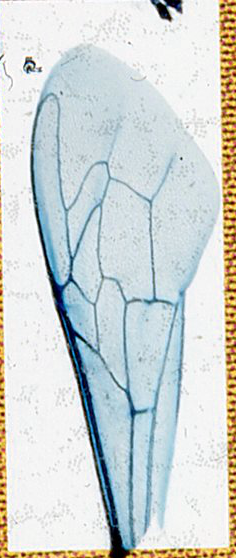
#> input picture src/1.png, 236 x 558 px
$ python -i rotation_aile.py   (imports and definitions only)
#> lines starting #> are read from the running program, lines starting #| are printed output that depends on the picture; after the words box and inside, x2 and y2 are one past the last pixel; in counts of white or black regions, pixels touching at a corner belong together
import cv2
import numpy as np
import matplotlib.pyplot as plt
from skimage.transform import rotate
import skimage.io as sk
import skimage.color as skc
import skimage.filters as skf
import skimage.morphology as morpho
from skimage.util import img_as_float

def rotate_wing(img_path):
#> called with img_path = '1.png'
    image = sk.imread(img_path)
#> image is the input picture: shape (558, 236, 3); mean R, G, B 208.4, 214.5, 213.1
    shape = image.shape
#> shape = (558, 236, 3)

    # Vérifier si l'image est en niveaux de gris
    if len(shape) == 2:
        image_gray = image
    else:
        image_gray = skc.rgb2gray(image)
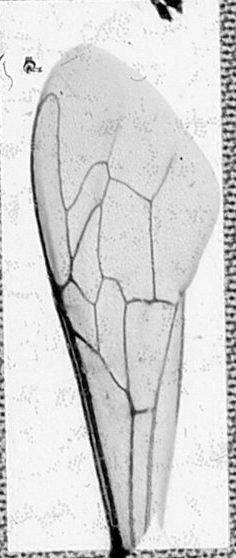
#> image_gray: shape (558, 236) float64; min 0, max 1, mean 0.836

    A = np.zeros(shape)
    # Seuillage
    o = skf.threshold_otsu(image_gray)
#> o = 0.639
    o = o/1.5
#> o = 0.426
    image_gray[image_gray < o] = 0
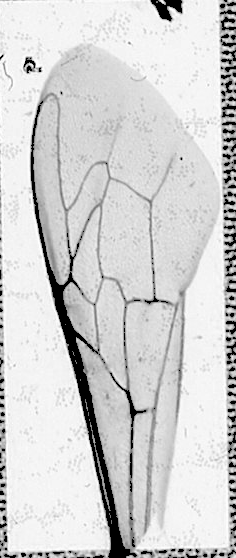
#> image_gray: shape (558, 236) float64; 5.03% of pixels changed, all inside (x1, y1, x2, y2) = (0, 0, 236, 558)
    image_gray[image_gray > o] = 1
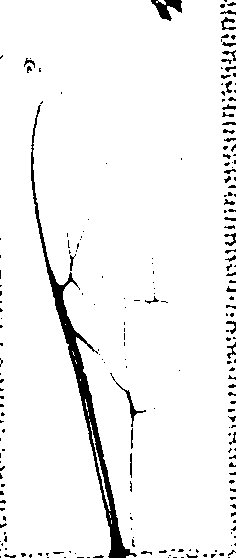
#> image_gray: shape (558, 236) float64; values 0 (black) and 1 (white), 95% white; 217 black regions (169 under 20 px), largest, box (x1, y1, x2, y2) and area: (31, 105, 137, 558) 3433, (151, 0, 182, 21) 329, (110, 373, 146, 427) 173


    rectan = morpho.rectangle(10, 3)
    image_ouv = morpho.binary_closing(image_gray, rectan)
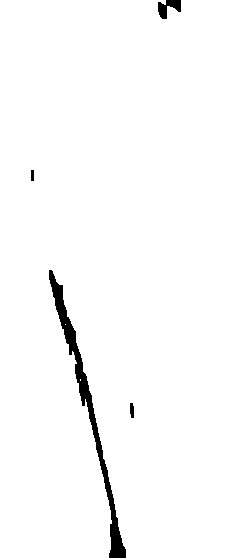
#> image_ouv: shape (558, 236) bool; 98% white; 4 black regions, box (x1, y1, x2, y2) and area: (49, 270, 126, 558) 2312, (158, 0, 181, 19) 251, (130, 403, 134, 418) 53, (31, 170, 34, 181) 33
    image_f = morpho.binary_opening(image_ouv, rectan)
#> image_f: shape (558, 236) bool; 97.9% white; 4 black regions, box (x1, y1, x2, y2) and area: (49, 270, 126, 558) 2343, (158, 0, 181, 19) 278, (130, 403, 134, 418) 53, (31, 170, 34, 181) 33
    image_ero = morpho.binary_dilation(image_f, morpho.square(5))
#> image_ero: shape (558, 236) bool; 99.2% white; 19 black regions (15 under 20 px), largest, box (x1, y1, x2, y2) and area: (51, 276, 77, 353) 346, (111, 512, 124, 558) 273, (77, 354, 94, 423) 247, (160, 0, 179, 17) 141
    image_ero = morpho.binary_dilation(image_f, morpho.rectangle(13, 3))
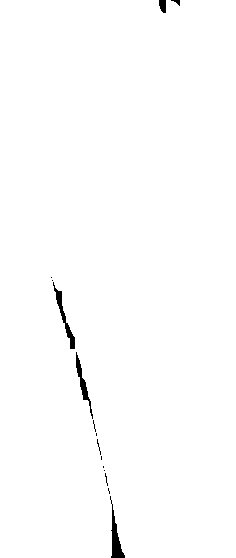
#> image_ero: shape (558, 236) bool; 99.2% white; 15 black regions (10 under 20 px), largest, box (x1, y1, x2, y2) and area: (110, 496, 125, 558) 324, (53, 282, 75, 349) 292, (76, 352, 93, 419) 248, (159, 0, 166, 13) 77, (171, 0, 180, 6) 25

    seuil = 0.5
    image_binaire = (image_ero > seuil).astype(np.uint8)

    # plt.imshow(image_binaire, cmap='gray')

    # plt.show()

    lines = cv2.HoughLinesP(image_binaire, 1, np.pi / 180, threshold=100, minLineLength=100, maxLineGap=10)
#> lines = 278 rows, first 6: [5, 557, 230, 0], [2, 0, 227, 557], [0, 11, 198, 557], [7, 557, 235, 19], [31, 557, 235, 24], [0, 528, 224, 0]

    if lines is not None:
        max_length = 0
        for line in lines:
            x1, y1, x2, y2 = line[0]
            cv2.line(image_binaire, (x1, y1), (x2, y2), (255, 255, 255), 1)
#> this loop made 278 passes
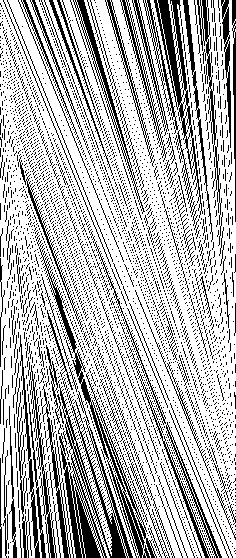
#> image_binaire: shape (558, 236); min 0, max 255, mean 181.4

        # plt.imshow(image_binaire, cmap='gray')
        # plt.show()
        angles = []
        for line in lines:
            x1, y1, x2, y2 = line[0]
            angle = np.arctan2(y2 - y1, x2 - x1) * 180 / np.pi
            angles.append(angle)
#> this loop made 278 passes
#> (x1, y1, x2, y2, angle) on passes 1 to 3: (5, 557, 230, 0, -68), (2, 0, 227, 557, 68), (0, 11, 198, 557, 70.07)
#> after the loop, angles = 278 values, max 89.17 at index 115, min -80.01 at index 7, mean 72.71

        ang = np.abs(np.median(angles))
#> ang = 72.11


        image_rot = rotate(image, -(90-ang), resize=False, center=None, order=None,
                           mode='constant', cval=1)
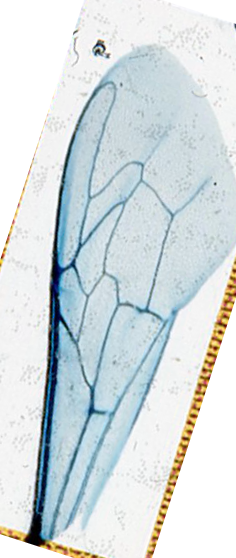
#> image_rot: shape (558, 236, 3) float64; mean R, G, B 0.838, 0.87, 0.879

        return image_rot, ang
    else:
        return image, 0

# [9 lines of commented-out code are left out]

>>> result = rotate_wing('1.png')

$ run again, on src/10.png
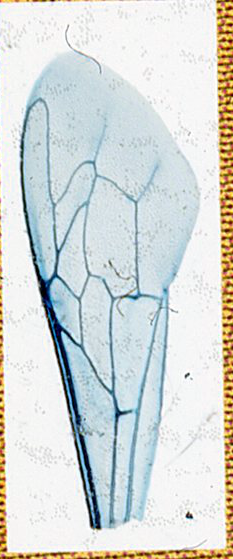
#> input picture src/10.png, 233 x 559 px
#> in rotate_wing, image is the input picture: shape (559, 233, 3); mean R, G, B 214.5, 219.1, 216.7
#> in rotate_wing, `o = skf.threshold_otsu(image_gray)`: o = 0.662
#> in rotate_wing, `o = o/1.5`: o = 0.441
#> image_ouv: shape (559, 233) bool; 98.9% white; 2 black regions, box (x1, y1, x2, y2) and area: (40, 278, 81, 428) 986, (81, 436, 100, 529) 425
#> image_f: shape (559, 233) bool; 98.9% white; 2 black regions, box (x1, y1, x2, y2) and area: (40, 278, 81, 428) 991, (81, 436, 100, 529) 425
#> lines = 266 rows, first 6: [122, 558, 220, 0], [74, 558, 114, 0], [0, 543, 155, 0], [34, 0, 43, 558], [91, 558, 180, 0], [25, 558, 175, 0]
#> the loop in rotate_wing, `for line in lines:` made 266 passes
#> after the loop in rotate_wing, `for line in lines:`:
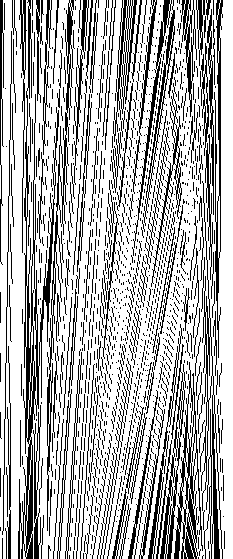
#> image_binaire: shape (559, 233); min 0, max 255, mean 177.9
#> the loop in rotate_wing, `for line in lines:` made 266 passes
#> (x1, y1, x2, y2, angle) on passes 1 to 3: (122, 558, 220, 0, -80.04), (74, 558, 114, 0, -85.9), (0, 543, 155, 0, -74.07)
#> after the loop in rotate_wing, `for line in lines:`: angles = 266 values, max 89.46 at index 251, min -90 at index 13, mean -52.96
#> ang = 84.06
#> in rotate_wing, `image_rot = rotate(image, -(90-ang), resize=False, center=None, order=..`:
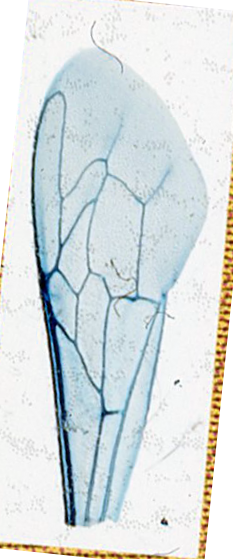
#> image_rot: shape (559, 233, 3) float64; mean R, G, B 0.852, 0.878, 0.881

$ run again, on src/11.png
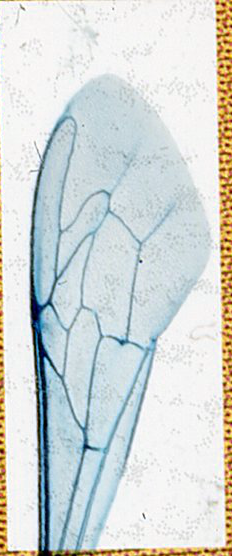
#> input picture src/11.png, 232 x 556 px
#> in rotate_wing, image is the input picture: shape (556, 232, 3); mean R, G, B 212.2, 217.3, 215.3
#> in rotate_wing, `o = skf.threshold_otsu(image_gray)`: o = 0.674
#> in rotate_wing, `o = o/1.5`: o = 0.449
#> image_ouv: shape (556, 232) bool; 98.3% white; 9 black regions (2 under 20 px), largest, box (x1, y1, x2, y2) and area: (30, 266, 52, 556) 1832, (37, 397, 41, 459) 194, (31, 251, 34, 264) 39
#> image_f: shape (556, 232) bool; 98.1% white; 5 black regions (2 under 20 px), largest, box (x1, y1, x2, y2) and area: (30, 237, 52, 556) 2383, (84, 438, 87, 449) 33, (57, 550, 61, 556) 23
#> lines = 239 rows, first 6: [34, 555, 152, 0], [146, 555, 204, 0], [46, 0, 195, 555], [60, 0, 198, 555], [39, 0, 157, 555], [5, 0, 103, 555]
#> the loop in rotate_wing, `for line in lines:` made 239 passes
#> after the loop in rotate_wing, `for line in lines:`:
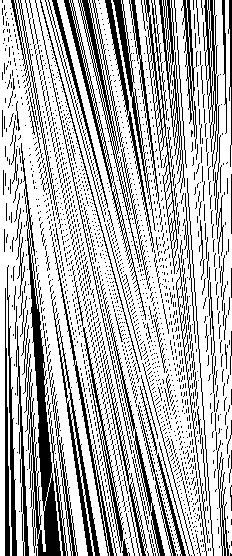
#> image_binaire: shape (556, 232); min 0, max 255, mean 181.2
#> the loop in rotate_wing, `for line in lines:` made 239 passes
#> (x1, y1, x2, y2, angle) on passes 1 to 3: (34, 555, 152, 0, -78), (146, 555, 204, 0, -84.03), (46, 0, 195, 555, 74.97)
#> after the loop in rotate_wing, `for line in lines:`: angles = 239 values, max 89.14 at index 103, min -90 at index 17, mean 76.07
#> ang = 81.03
#> in rotate_wing, `image_rot = rotate(image, -(90-ang), resize=False, center=None, order=..`:
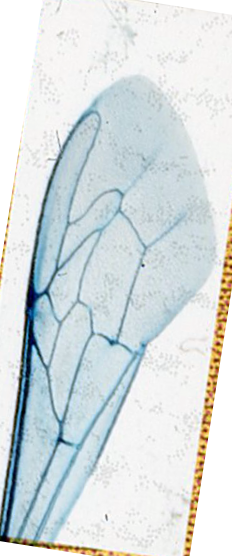
#> image_rot: shape (556, 232, 3) float64; mean R, G, B 0.844, 0.873, 0.878

$ run again, on src/12.png
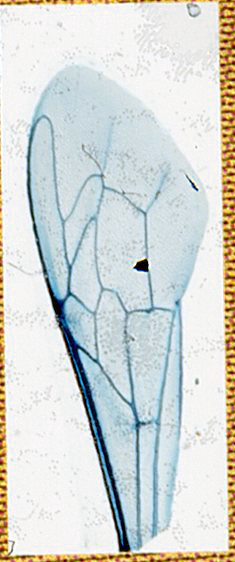
#> input picture src/12.png, 235 x 562 px
#> in rotate_wing, image is the input picture: shape (562, 235, 3); mean R, G, B 213.1, 217, 213.6
#> in rotate_wing, `o = skf.threshold_otsu(image_gray)`: o = 0.654
#> in rotate_wing, `o = o/1.5`: o = 0.436
#> image_ouv: shape (562, 235) bool; 98.6% white; 2 black regions, box (x1, y1, x2, y2) and area: (52, 296, 129, 552) 1797, (139, 259, 148, 272) 102
#> image_f: shape (562, 235) bool; 98.5% white; 2 black regions, box (x1, y1, x2, y2) and area: (52, 296, 129, 552) 1833, (139, 259, 148, 272) 102
#> lines = 250 rows, first 6: [7, 0, 16, 561], [101, 0, 131, 561], [158, 0, 168, 561], [37, 0, 96, 561], [166, 0, 234, 557], [34, 0, 63, 561]
#> the loop in rotate_wing, `for line in lines:` made 250 passes
#> the loop in rotate_wing, `for line in lines:` made 250 passes
#> (x1, y1, x2, y2, angle) on passes 1 to 3: (7, 0, 16, 561, 89.08), (101, 0, 131, 561, 86.94), (158, 0, 168, 561, 88.98)
#> after the loop in rotate_wing, `for line in lines:`: angles = 250 values, max 89.28 at index 130, min -90 at index 12, mean 67.05
#> ang = 80.98
#> in rotate_wing, `image_rot = rotate(image, -(90-ang), resize=False, center=None, order=..`:
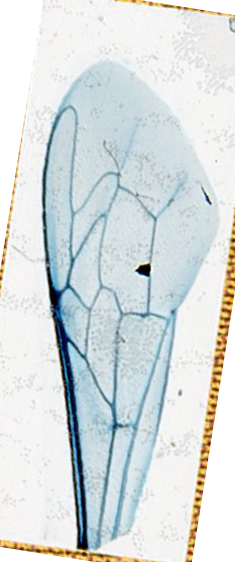
#> image_rot: shape (562, 235, 3) float64; mean R, G, B 0.851, 0.875, 0.876
